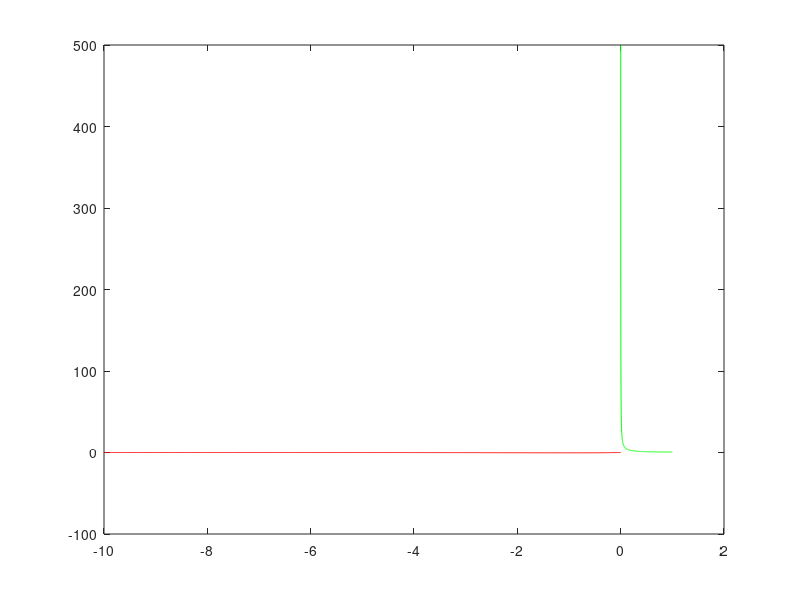

MATLAB code to generate this figure: (Note: this script raises an error after producing the figure.)
% Autumn Tiede
% Group 4

% Task 1

dlg_title = 'Input';
num_lines = 1;
defaultans = {'0', '1', '0'}; 
limits_c = inputdlg({'Enter lower limit:', 'Enter upper limit:', 'Enter constant:'}, dlg_title, num_lines, defaultans);
a = str2double(limits_c{1});
b = str2double(limits_c{2});
c = str2double(limits_c{3});

f1 = @(x) x.*exp(x); 
f2 = @(x) 1./(x+sin(x));

F1 = @(x) x.*exp(x) - exp(x); 
F2 = @(x) log(abs(x+sin(x))) + c; 

if a > -inf % If a is finite
    area1 = integral(f1, -inf, a);
    area2 = integral(f2, a, b);
    total_area = area1 + area2;
else
    f = @(x) x.*exp(x) + 1./(x+sin(x)); 
    total_area = integral(f, -inf, b);
end

disp(['The area bounded by the curves is: ', num2str(total_area)]);

x1 = linspace(-10, a, 1000);
x2 = linspace(a, b, 1000);
x3 = linspace(b, 10, 1000);

figure();
plot(x1, f1(x1), 'r');
hold on;
plot(x2, f2(x2), 'g');
plot(x1, F1(x1), '--r', Marker= 'pentagram');
plot(x2, F2(x2), '--b', Marker = ".");
xlim([-10 10]);
ylim([-10 10]);xlabel('x');
ylabel('y');
title('Original Function vs Antiderivative Function');
legend('f_1(x)', 'f_2(x)', 'F_1(x)+C', ['F_2(x)+' num2str(c)], 'Location', 'southwest');

% 2 TASK 

x = linspace(-1, 1, 1000);
y = sqrt(4 - x.^2);

radius = y;
height = abs(x(2) - x(1)); % Width of each segment
surface_area = 2*pi*sum(radius.*height);

disp(['Surface Area of Rotation: ', num2str(surface_area)]);

figure();
fill([x fliplr(x)], [y, -y], [0.8 0.8 0.8]); % Fill the area
hold on;
plot(x, y, 'k'); 
plot(x, -y, 'k');
axis equal;
xlabel('x');
ylabel('y');
title('Surface of Rotation');
